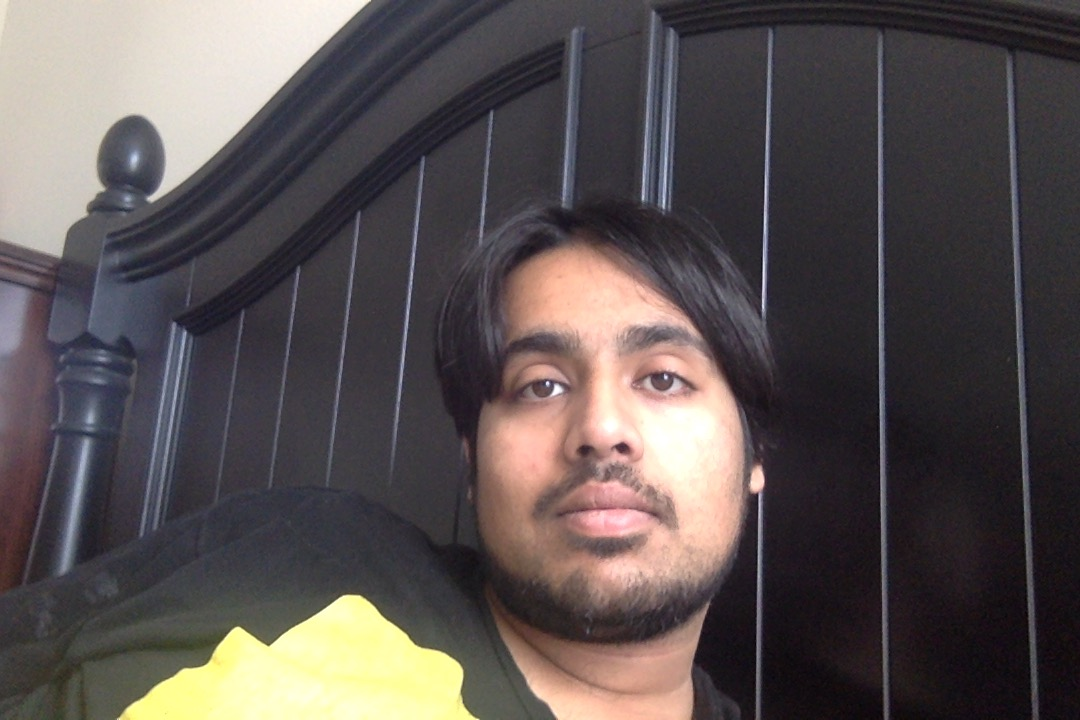
#> input picture Lohit/coolPhotoRendering/me.jpg, 1080 x 720 px, given in place of the camera
$ python Timing_4.py
#> lines starting #> are read from the running program, lines starting #| are printed output that depends on the picture
# This script is a work in progress

import numpy as np
import cv2
import random
import datetime

cap = cv2.VideoCapture(0)
#cap_1 = cv2.VideoCapture('Testerzzz.mov')

cap.set(3, 640)
cap.set(4, 480)
cap.set(5, 30)
print(cap.get(3))
print(cap.get(4))
print(cap.get(5))


can_count = 0
gauss_count = 0


can_low = 1
can_high = 2
g_low = 1
g_high = 3

w_0 = 0.5
w_1 = 0.5
w_2 = 0.5
w_3 = 0.5
w_4 = 0.5
w_5 = 0.5
w_6 = 0.5
w_7 = 0.5

val = random.choice([0.01, 0.02, 0.03])
val_1 = random.choice([0.01, 0.01, 0.01, 2, 5])
count = 1

up = 0
down = 0

p_count = 1.00

while(True):
    # Capture frame-by-frame
    ret, frame = cap.read()
#> frame is the input picture: shape (720, 1080, 3); mean B, G, R 82.1, 82.3, 90.1

    can_count += 2
    gauss_count += 2

    up += 1
    count += 1

    p_count += 1

    gray = cv2.cvtColor(frame, cv2.COLOR_BGR2GRAY)
##    gray = cv2.cvtColor(gray, cv2.COLOR_GRAY2BGR)


    can = cv2.Canny(frame, can_low, can_high)
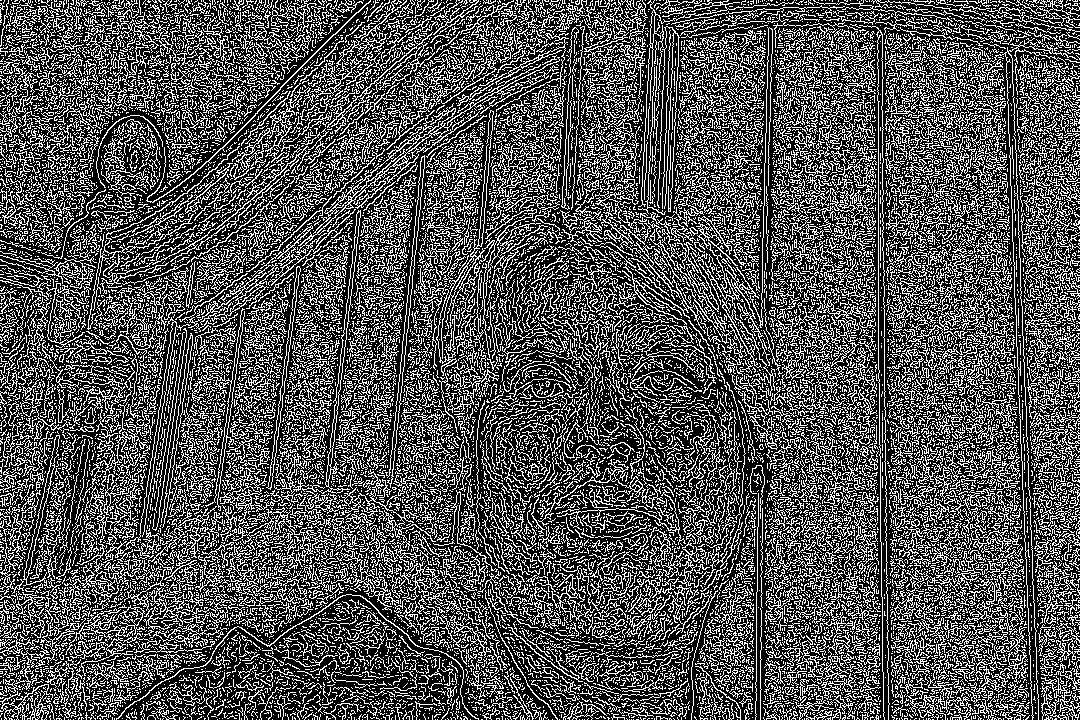
#> can: shape (720, 1080); 32.4% white in thin lines or dots
    can = cv2.cvtColor(can, cv2.COLOR_GRAY2BGR)
#> can: shape (720, 1080, 3); 32.4% white in thin lines or dots


#    gauss = cv2.GaussianBlur(can, (g_low, g_high), 0)

    hot = cv2.applyColorMap(gray, cv2.COLORMAP_HOT)

    ocean = cv2.applyColorMap(gray, cv2.COLORMAP_OCEAN)
    rainbow = cv2.applyColorMap(gray, cv2.COLORMAP_RAINBOW)
    jet = cv2.applyColorMap(gray, cv2.COLORMAP_JET)
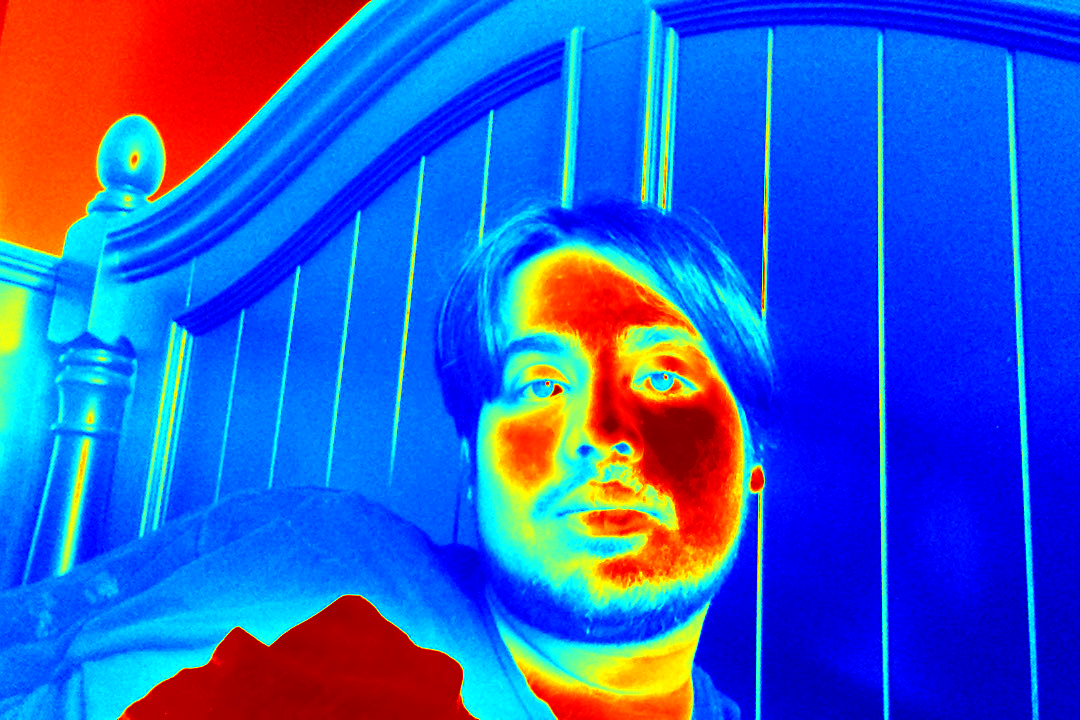
#> jet: shape (720, 1080, 3); mean B, G, R 199.7, 91.7, 46.2

    if count == 10:
        val = random.choice([0.01, 0.02, 0.03])
        val_1 = random.choice([0.001, 0.001, 1, 2, 5])
        up += random.choice([1, 2, 5])

        count = 0
#        print(val)


    if up < 100:
        w_0 -= val
        w_1 += val

        w_2 -= val*0.5
        w_3 += val*0.5

# [4 lines of commented-out code are left out]

        can_high += val_1

##        print('down')

    if up >= 100 and up < 200:
        w_0 += val
        w_1 -= val

        w_2 += val*3
        w_3 -= val*3

# [4 lines of commented-out code are left out]

        can_high -= val_1
##        print('up')

    if up >= 200:
        up = 0
##        print('zero')

    if w_0 < 0:
        w_0 = 0
##        w_0 = w_0 *(-1)
    if w_1 < 0:
        w_1 = 0
##        w_1 = w_1 *(-1)
    if w_2 < 0:
        w_2 = 0
##        w_2 = w_2*(-1)
    if w_3 < 0:
        w_3 = 0
##        w_3 = w_3*(-1)


    if w_0 > 1:
##        w_0 = (w_0*0.1) + 0.5
        w_0 = 1
    if w_1 > 1:
##        w_1 = (w_1*0.1) + 0.5
        w_1 = 1
    if w_2 > 1:
##        w_2 = (w_2*0.1) + 0.5
        w_2 = 1
    if w_3 > 1:
##        w_3 = (w_3*0.1) + 0.5
        w_3 = 1

    if p_count == 30:
        p_count = 0


    if can_high < 0:
        can_high = can_high*(-1)

    if can_high > 300:
        can_high = 3


    # Display the resulting frame

    dst_0 = cv2.addWeighted(hot, w_0, ocean, w_1, 0)
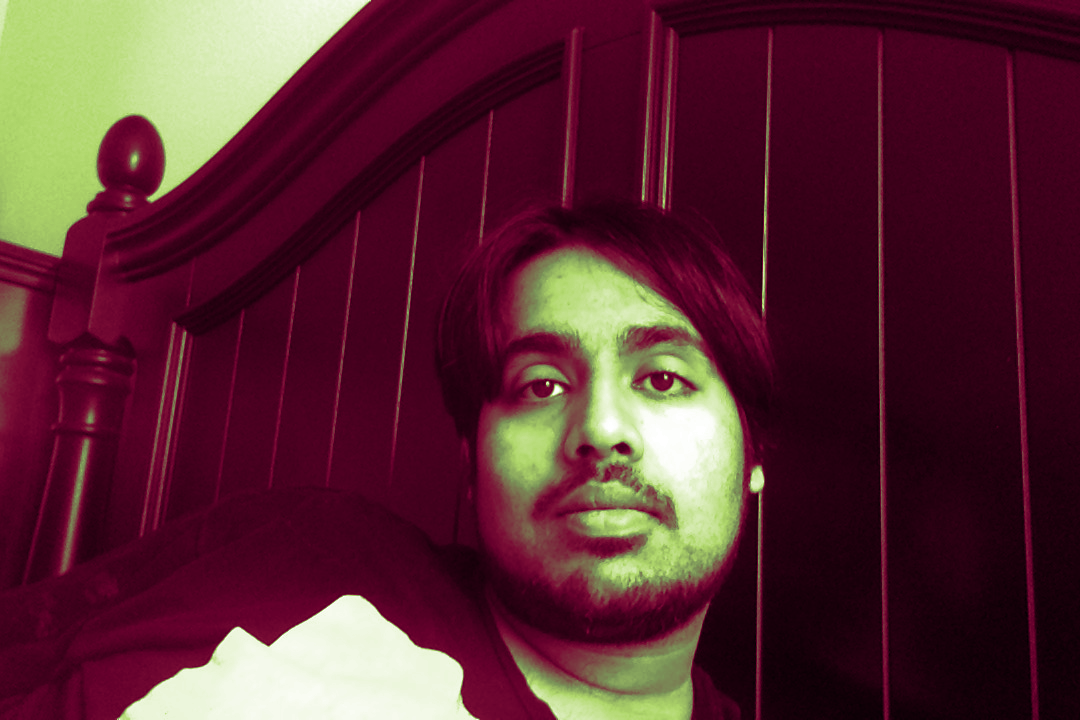
#> dst_0: shape (720, 1080, 3); mean B, G, R 51.2, 41.1, 88.8
    dst_1 = cv2.addWeighted(hot, w_0, rainbow, w_1, 0)
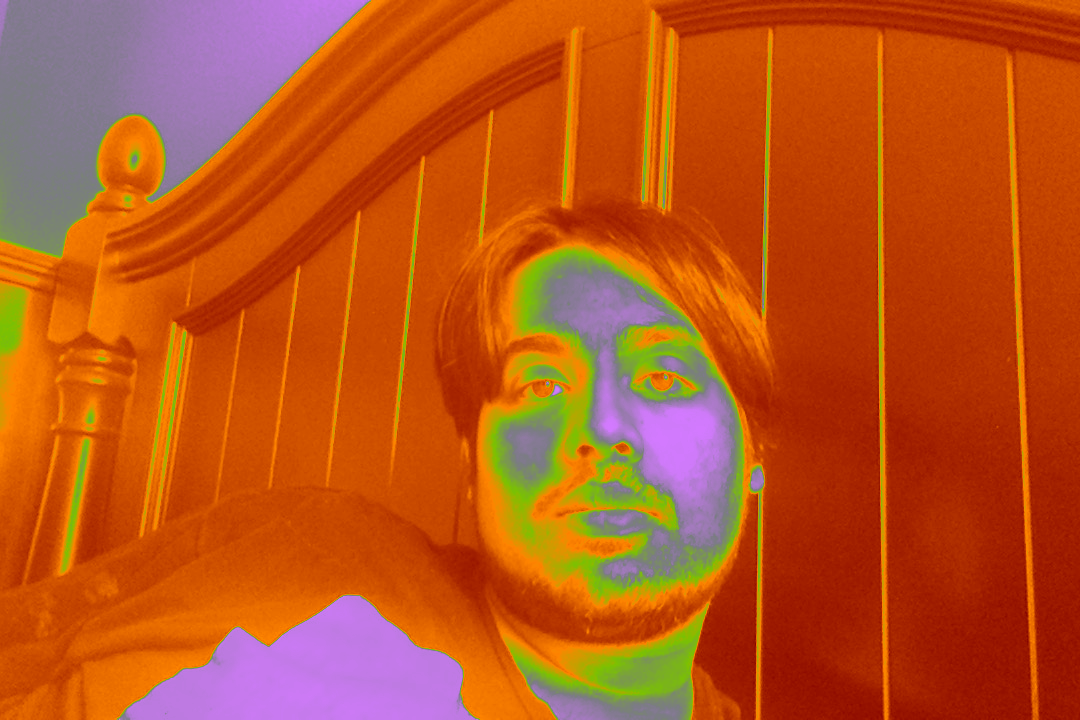
#> dst_1: shape (720, 1080, 3); mean B, G, R 27.4, 84.1, 188

##    dst_2 = cv2.addWeighted(dst_0, w_4, dst_1, w_5, 0)

    dst_3 = cv2.addWeighted(dst_1, w_2, can, w_3, 0)
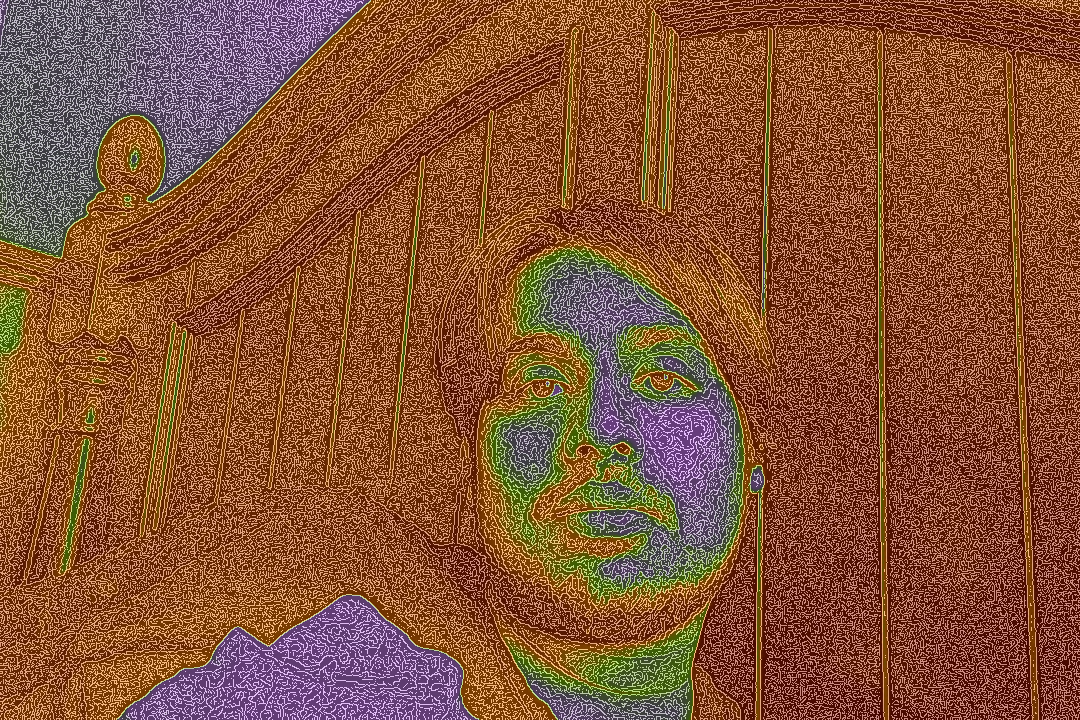
#> dst_3: shape (720, 1080, 3); mean B, G, R 55.5, 83.4, 134.2


    cv2.imshow('yea', dst_3)
    if  cv2.waitKey(1) & 0xFF == ord('q'):
#> (key q is pressed here)
        break

# When everything done, release the capture
cap.release()
cv2.destroyAllWindows()
